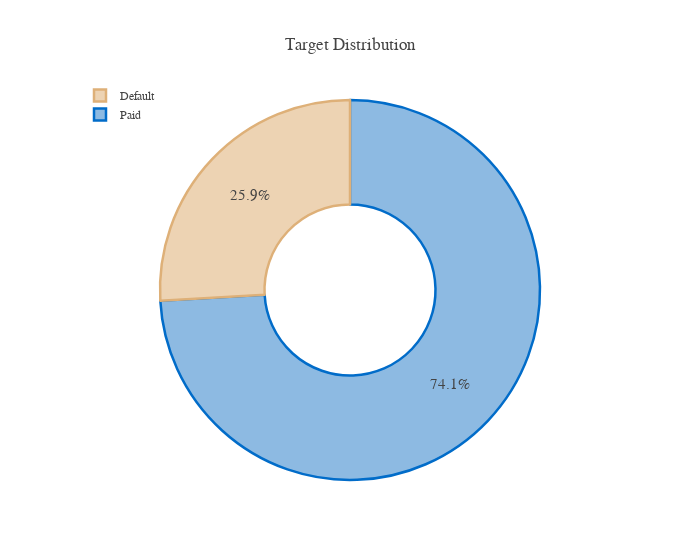

Write notebook code for a chart like this one.
### Code cell
target=train.Target.value_counts(normalize=True)
target.rename(index={1:'Default',0:'Paid'},inplace=True)
pal, color=['#016CC9','#DEB078'], ['#8DBAE2','#EDD3B3']
fig=go.Figure()
fig.add_trace(go.Pie(labels=target.index, values=target*100, hole=.45, 
                     showlegend=True,sort=False, 
                     marker=dict(colors=color,line=dict(color=pal,width=2.5)),
                     hovertemplate = "%{label} Accounts: %{value:.2f}%<extra></extra>"))
fig.update_layout(template=temp, title='Target Distribution', 
                  legend=dict(traceorder='reversed',y=1.05,x=0),
                  uniformtext_minsize=15, uniformtext_mode='hide',width=700)
fig.show()

### Figure 1 — Plotly figure (JSON) as saved in the notebook; plotly's stock layout.template omitted (floating-point values rounded to 4 significant figures)
{"data": [{"hole": 0.45, "hovertemplate": "%{label} Accounts: %{value:.2f}%<extra></extra>", "labels": ["Paid", "Default"], "marker": {"colors": ["#8DBAE2", "#EDD3B3"], "line": {"color": ["#016CC9", "#DEB078"], "width": 2.5}}, "showlegend": true, "sort": false, "type": "pie", "values": [74.11, 25.89]}], "layout": {"legend": {"traceorder": "reversed", "x": 0, "y": 1.05}, "title": {"text": "Target Distribution"}, "uniformtext": {"minsize": 15, "mode": "hide"}, "width": 700}}
